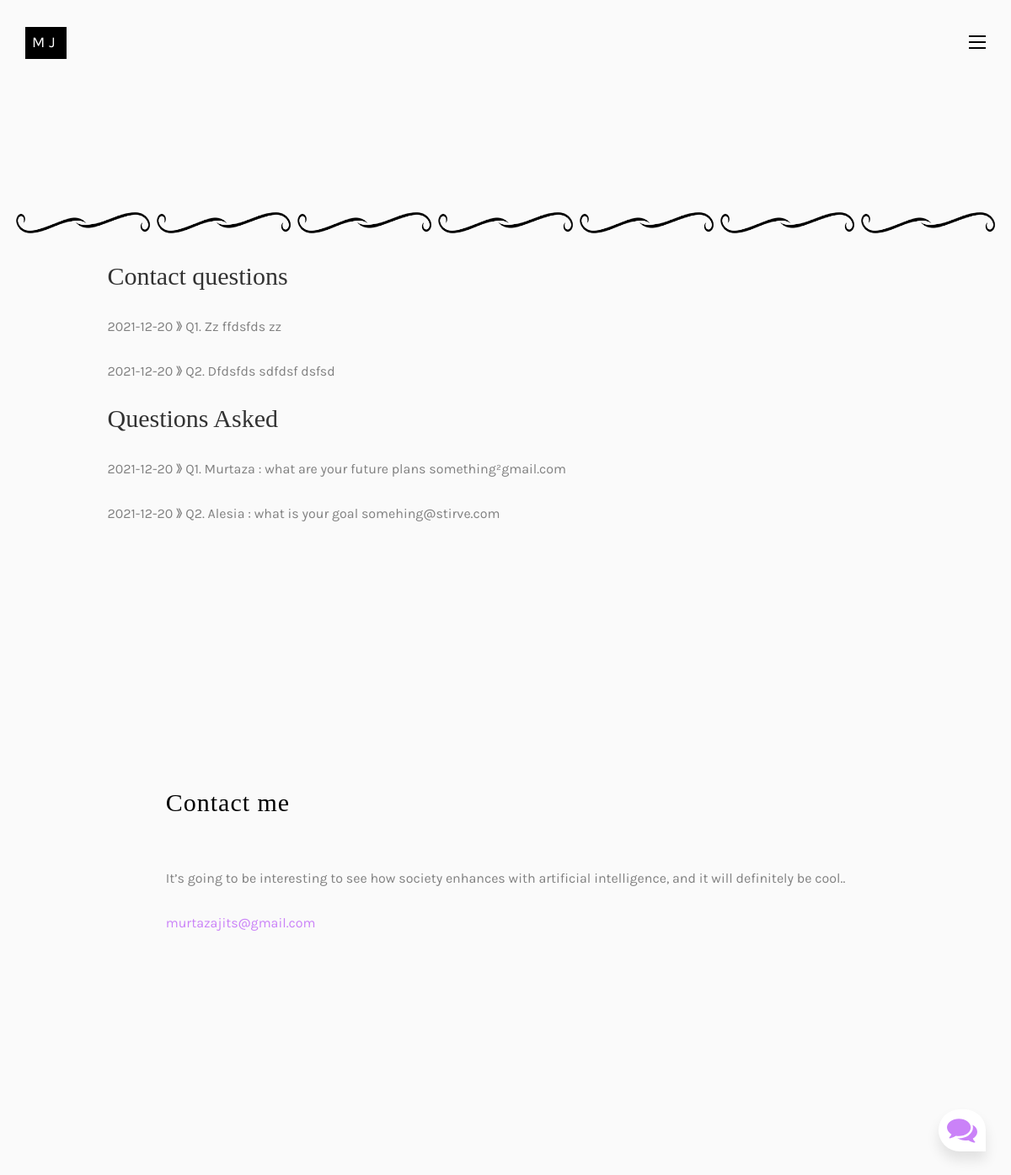
The page /questions_asked on the database as committed earlier.
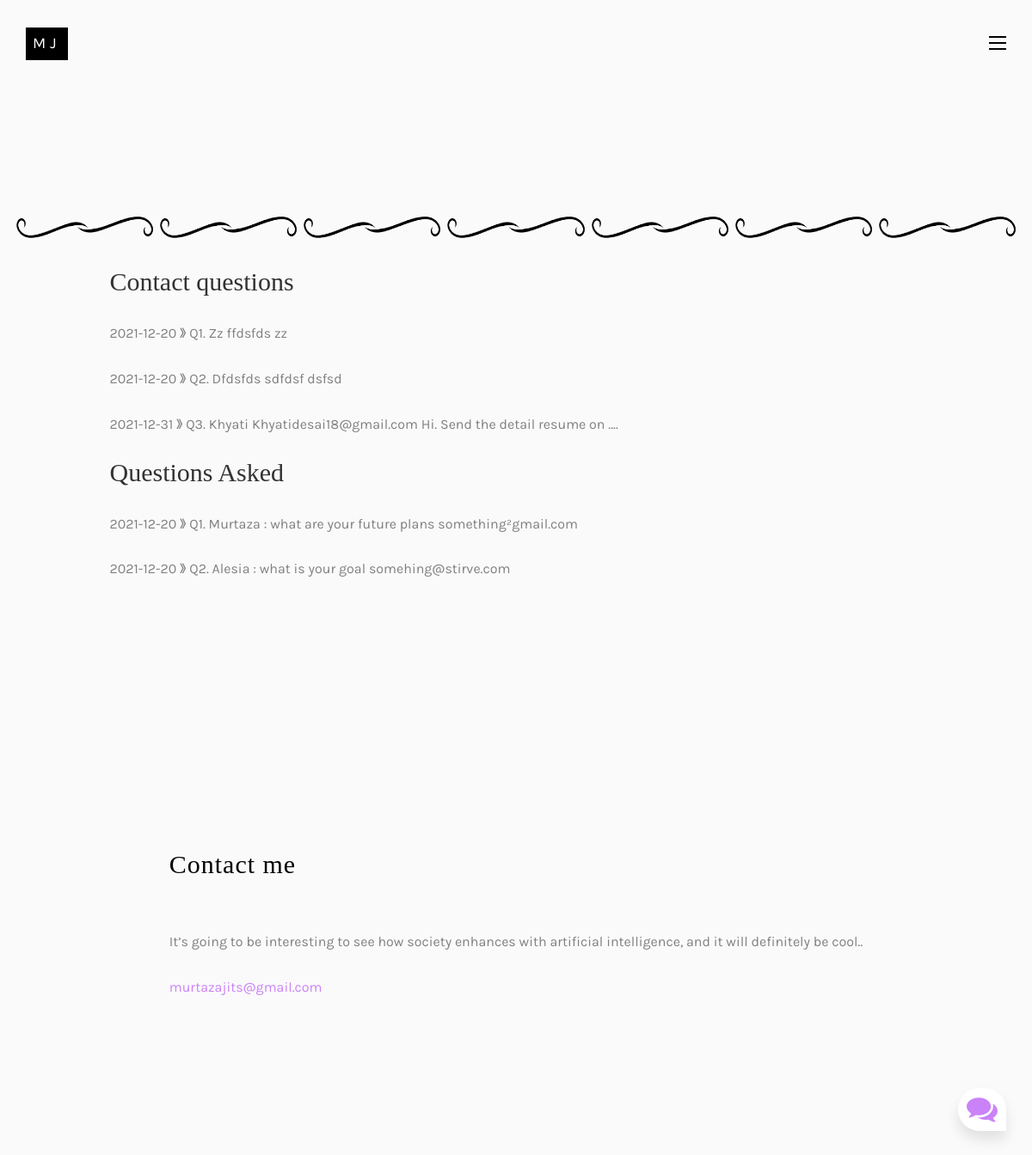
The same page on the database as committed later.
### models.py (models this page shows)
class Contact(db.Model):
    id = db.Column(db.Integer, primary_key=True)
    name = db.Column(db.String(50), nullable=False)
    email = db.Column(db.String(100), nullable=False)
    subject = db.Column(db.String(100), nullable=False)
    date_created = db.Column(db.DateTime, default=datetime.utcnow )

class Question(db.Model):
    id = db.Column(db.Integer, primary_key=True)
    first_name = db.Column(db.String(50), nullable=False)
    last_name = db.Column(db.String(50))
    email = db.Column(db.String(100), nullable=False)
    subject = db.Column(db.String(100), nullable=False)
    text = db.Column(db.Text)
    date_created = db.Column(db.DateTime, default=datetime.utcnow )

### app.py (the view)
    @app.route('/questions_asked')
    def questions_asked():
        questions = Question.query.order_by(Question.first_name)
        subjects = Contact.query.order_by(Contact.date_created)
        return render_template('questions_asked.html', questions=questions, subjects=subjects)

### templates/questions_asked.html (shortened to what this page needs)
{% extends 'base.html' %}
{% block content %}
<div id="colorlib-blog">
	<div class="container">
		<div class="row">
			<div class="container-design">
			<a class="blog-img"><img src="static/images/sep.png" class="img-responsive" alt="Oops somehow I am not getting displayed"></a>
			<a class="blog-img"><img src="static/images/sep.png" class="img-responsive" alt="Oops somehow I am not getting displayed"></a>
			<a class="blog-img"><img src="static/images/sep.png" class="img-responsive" alt="Oops somehow I am not getting displayed"></a>
			<a class="blog-img"><img src="static/images/sep.png" class="img-responsive" alt="Oops somehow I am not getting displayed"></a>
			<a class="blog-img"><img src="static/images/sep.png" class="img-responsive" alt="Oops somehow I am not getting displayed"></a>
			<a class="blog-img"><img src="static/images/sep.png" class="img-responsive" alt="Oops somehow I am not getting displayed"></a>
			<a class="blog-img"><img src="static/images/sep.png" class="img-responsive" alt="Oops somehow I am not getting displayed"></a>
			</div>
			<div class="col-md-10 col-md-offset-1">
				<h2>Contact questions</h2>
				<ul>
					{% for subject in subjects %}
					<p>
						{{subject.date_created.date()}}  》
						Q{{subject.id}}.
						{{(subject.name).capitalize()}}
						{{subject.email}}
						{{subject.subject}}
					</p>
					{% endfor %}
				</ul>
						<h2>Questions Asked</h2>
						<ul>
							{% for question in questions %}
                            <p>
                                {{question.date_created.date()}}  》
                                Q{{question.id}}.
                                {{(question.first_name).capitalize()}} :
                                {{question.subject}}
								{{question.email}}
							</p>
                            {% endfor %}
						</ul>
			</div>
		</div>
	</div>
</div>
{% endblock %}

### templates/base.html (shortened to what this page needs)
<!DOCTYPE HTML>
<html>
	<head>
	<link rel="stylesheet" href="./static/css/animate.css">
	<link rel="stylesheet" href="./static/css/icomoon.css">
	<link rel="stylesheet" href="./static/css/bootstrap.css">
	<link rel="stylesheet" href="./static/css/owl.carousel.min.css">
	<link rel="stylesheet" href="./static/css/owl.theme.default.min.css">
	<link rel="stylesheet" href="./static/css/magnific-popup.css">
	<link rel="stylesheet" href="./static/css/style.css">
	<link rel="stylesheet" href="{{ url_for('static', filename='style1.css') }}">
	</head>
	<body>
	<div id="colorlib-page">
		<header>
			<div class="container">
				<div class="row">
					<div class="col-md-12">
						<div class="colorlib-navbar-brand">
							<a class="colorlib-logo" href="home"><span>MJ</span>
						</div>
						<a href="#" class="js-colorlib-nav-toggle colorlib-nav-toggle"><i></i></a>
					</div>
				</div>
			</div>
		</header>
	</div>
<div><br></div>
<div><br></div>
{% block content %}{% endblock content %}
<footer>
		<div id="footer">
			<div class="container">
				<div class="row connect">
					<div class="col=12">
						<h2>Contact me</h2>
						<p>It’s going to be interesting to see how society enhances with artificial intelligence, and it will definitely be cool..</p>
						<p><a href="contact">murtazajits@gmail.com</a></p>
						<p class="colorlib-social-icons">
							<a href="https://www.linkedin.com/in/murtaza-jabalpurwala" target="_blank"><i class="icon-linkedin2"></i></a>
							<a href="https://github.com/MurtazaJ" target="_blank"><i class="icon-github"></i></a>
						</p>
					</div>
				</div>
			</div>
		</div>
	</footer>
{% include "base2.html" %}
	</body>
</html>

### templates/base2.html (shortened to what this page needs)
<div class="container">
    <div class="chatbox">
        <div class="chatbox__button">
            <button><img src="{{ url_for('static', filename='images/chatbox-icon.svg') }}" /></button>
        </div>
    </div>
</div>

### static/css/icomoon.css (style rules this page uses)
[class^="icon-"], [class*=" icon-"] { font-family: 'icomoon' !important; speak: none; font-style: normal; font-weight: normal; font-variant: normal; text-transform: none; line-height: 1; -webkit-font-smoothing: antialiased; -moz-osx-font-smoothing: grayscale; }
.icon-github:before { content: "\ed27"; }
.icon-linkedin2:before { content: "\ed41"; }

### static/css/style.css (style rules this page uses)
body { font-family: "Karla", Arial, sans-serif; line-height: 1.8; font-size: 16px; font-weight: 400; background: #fafafa; color: gray; }
a { color: #CA82F8; -webkit-transition: 0.5s; -o-transition: 0.5s; transition: 0.5s; }
p, span { margin-bottom: 1.5em; font-weight: 400; font-family: "Karla", Arial, sans-serif; text-align: justify }
ul, ol { display: block; margin-bottom: 1.5em; }
span { font-size: 18px; color: rgba(114, 114, 114, 0.8); }
h1, h2, h3, h4, h5, h6 { color: rgba(0, 0, 0, 0.8); font-family: "Playfair Display", Georgia, serif; margin: 0 0 30px 0; }
#colorlib-page { position: relative; -webkit-transition: all 0.8s cubic-bezier(0.175, 0.885, 0.32, 1.275); -moz-transition: all 0.8s cubic-bezier(0.175, 0.885, 0.32, 1.275); -ms-transition: all 0.8s cubic-bezier(0.175, 0.885, 0.32, 1.275); -o-transition: all 0.8s cubic-bezier(0.175, 0.885, 0.32, 1.275); transition: all 0.8s cubic-bezier(0.175, 0.885, 0.32, 1.275); -webkit-transform: scale(1); -moz-transform: scale(1); -ms-transform: scale(1); -o-transform: scale(1); transform: scale(1); }
header { padding: 2em 0; position: absolute; top: 0; left: 0; right: 0; z-index: 9; margin: 0 auto; }
header .colorlib-navbar-brand { float: left; }
header .colorlib-navbar-brand .colorlib-logo { font-size: 20px; text-transform: uppercase; color: #000; font-weight: 400; letter-spacing: 5px; padding: 7px; border: 1px solid #000; display: block; text-align: center; background: #000; }
header .colorlib-navbar-brand .colorlib-logo span { display: block; margin-bottom: 0; line-height: 1.2; color: #fff; }
#colorlib-services, #colorlib-contact, #colorlib-work, #colorlib-blog, #colorlib-testimony, #colorlib-progress, #colorlib-contact, #colorlib-about { padding: 10em 0; clear: both; position: relative; }
.colorlib-nav-toggle { cursor: pointer; text-decoration: none; }
.colorlib-nav-toggle i { position: relative; display: -moz-inline-stack; display: inline-block; zoom: 1; *display: inline; width: 20px; height: 2px; color: #000; font: bold 14px/.4 Helvetica; text-transform: uppercase; text-indent: -55px; background: #000; -webkit-transition: all .2s ease-out; -o-transition: all .2s ease-out; transition: all .2s ease-out; }
.colorlib-nav-toggle i::before, .colorlib-nav-toggle i::after { content: ''; width: 20px; height: 2px; background: #000; position: absolute; left: 0; -webkit-transition: 0.2s; -o-transition: 0.2s; transition: 0.2s; }
.colorlib-nav-toggle i::before { top: -7px; }
.colorlib-nav-toggle i::after { bottom: -7px; }
.colorlib-nav-toggle { float: right; z-index: 1003; position: relative; display: block; margin: 0 auto; cursor: pointer; margin-top: 0; }
.colorlib-social-icons i { font-size: 24px; color: #CA82F8; }
#footer { padding: 8em 0; display: block; width: 100%; }
#footer h2 { color: #000; letter-spacing: 1px; font-weight: 300; margin-bottom: 2em; }
#footer p:last-child { margin-bottom: 0; }
#footer p.colorlib-social-icons i { font-size: 24px; color: #CA82F8; }
.connect { display: flex; justify-content: center; align-items: center; }
.container-design { display: flex; }

### static/style1.css (style rules this page uses)
* { box-sizing: border-box; margin: 0; padding: 0; }
*, html { --primaryGradient: linear-gradient(93.12deg, #CA82F8 0.52%, #748ed6 100%); --secondaryGradient: linear-gradient(268.91deg, #CA82F8 -2.14%, #748ed6 99.69%); --primaryBoxShadow: 0px 10px 15px rgba(0, 0, 0, 0.1); --secondaryBoxShadow: 0px -10px 15px rgba(0, 0, 0, 0.1); --primary: #CA82F8; }
.chatbox { position:fixed ; bottom: 30px; right: 30px; }
.chatbox__button { text-align: right; }
.chatbox__button button, .chatbox__button button:focus, .chatbox__button button:visited { padding: 10px; background: white; border: none; outline: none; border-top-left-radius: 50px; border-top-right-radius: 50px; border-bottom-left-radius: 50px; box-shadow: 0px 10px 15px rgba(0, 0, 0, 0.1); cursor: pointer; }

Rows that differ between the two databases and show on the page:
added Contact: date_created "2021-12-31", id "3", name "Khyati", email "Khyatidesai18@gmail.com", subject "Hi. Send the detail resume on ...."
